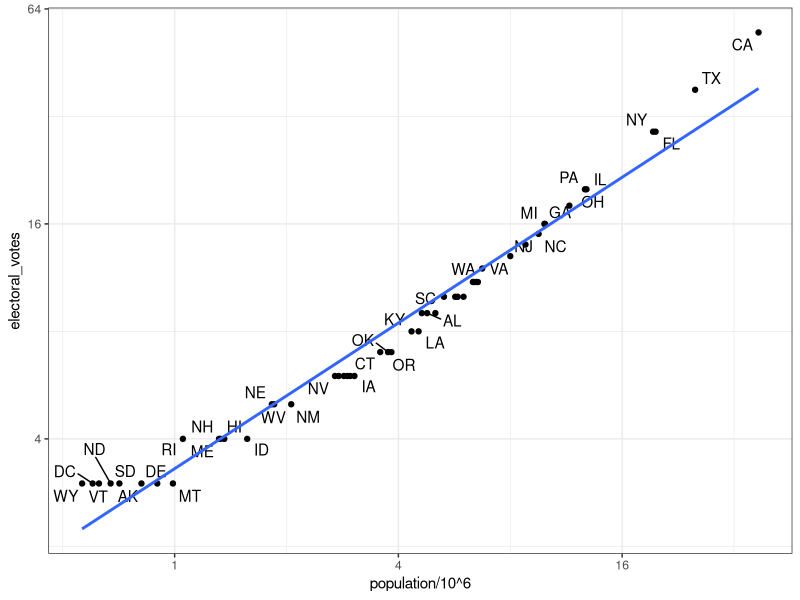
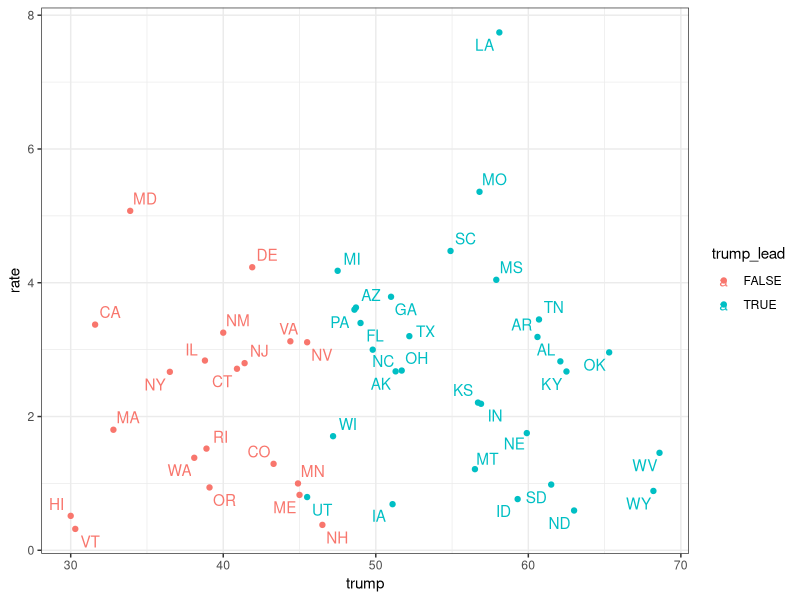

The R script that drew these images, in order:
# import US murders data
library(tidyverse)
library(ggrepel)
library(dslabs)
ds_theme_set()
data(murders)
head(murders)

# import US election results data
data(polls_us_election_2016)
head(results_us_election_2016)
identical(results_us_election_2016$state, murders$state)

# join the murders table and US election results table
tab <- left_join(murders, results_us_election_2016, by = "state")
head(tab)

# plot electoral votes versus population
tab %>% ggplot(aes(population/10^6, electoral_votes, label = abb)) +
  geom_point() +
  geom_text_repel() + 
  scale_x_continuous(trans = "log2") +
  scale_y_continuous(trans = "log2") +
  geom_smooth(method = "lm", se = FALSE)

tab %>% mutate(rate = total / population * 10^5, trump_lead = trump > clinton) %>%
  filter(!(abb %in%"DC")) %>%
  arrange(rate) %>%
  ggplot(aes(y = rate, x = trump, label = abb, color = trump_lead)) +
  geom_point() +
  geom_text_repel()

# make two smaller tables to demonstrate joins
tab1 <- slice(murders, 1:6) %>% select(state, population)
tab1
tab2 <- slice(results_us_election_2016, c(1:3, 5, 7:8)) %>% select(state, electoral_votes)
tab2

# experiment with different joins
left_join(tab1, tab2)
tab1 %>% left_join(tab2)
tab1 %>% right_join(tab2)
inner_join(tab1, tab2)
full_join(tab1, tab2)
semi_join(tab1, tab2)
anti_join(tab1, tab2)

# Binding
bind_cols(a = 1:3, b = 4:6)

tab <- left_join(murders, results_us_election_2016, by = "state")
head(tab)
str(tab)


tab1 <- tab[, 1:3]
head(tab1)
tab2 <- tab[, 4:6]
tab3 <- tab[, 7:9]
new_tab <- bind_cols(tab1, tab2, tab3)
head(new_tab)

tab1 <- tab[1:2,]
tab1
tab2 <- tab[3:4,]
tab2
bind_rows(tab1, tab2)
